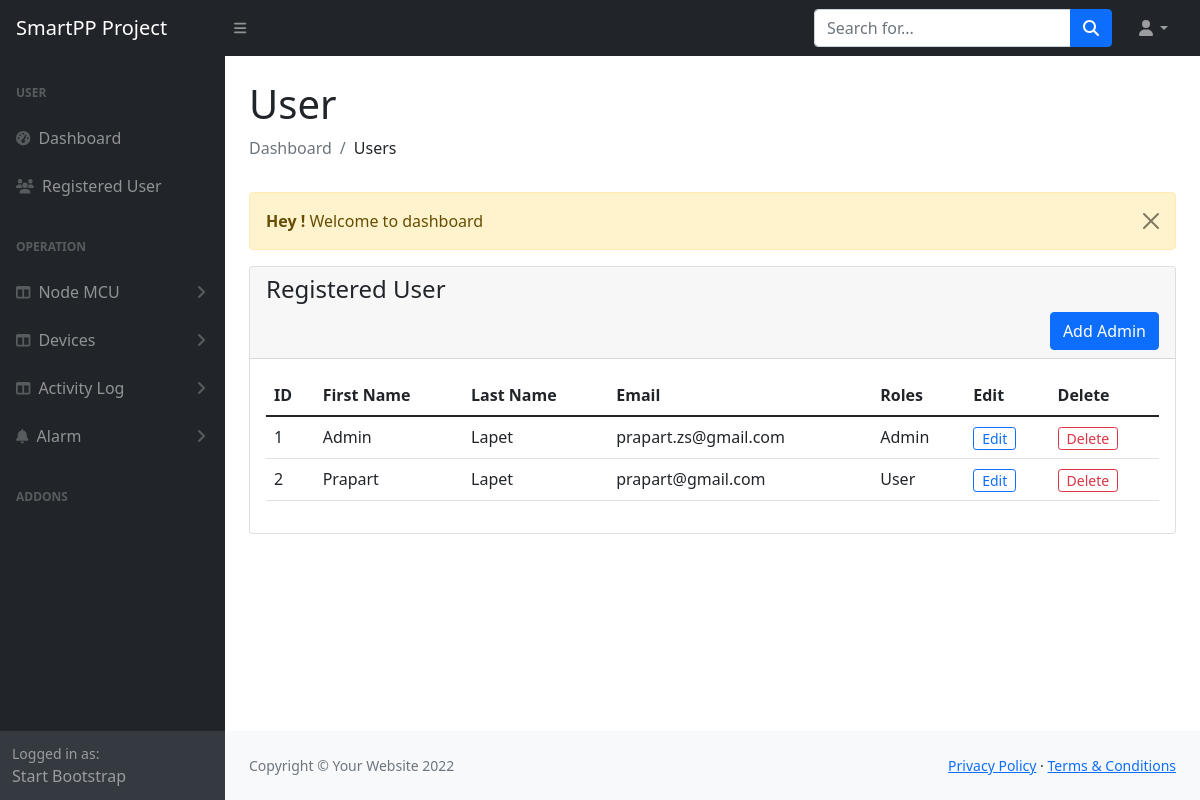
Screenshot of /admin/view-register.php (signed in) with the database file from the repository.
### tables this page shows
CREATE TABLE `users` (
  `id` int(11) NOT NULL,
  `fname` varchar(191) NOT NULL,
  `lname` varchar(191) NOT NULL,
  `email` varchar(191) NOT NULL,
  `password` varchar(191) NOT NULL,
  `role_as` tinyint(4) NOT NULL,
  `status` tinyint(1) NOT NULL DEFAULT 0,
  `create_at` timestamp NOT NULL DEFAULT current_timestamp()
);

### admin/view-register.php (the view)
<?php
include('authentication.php');
include('includes/header.php');
?>
<div class="container-fluid px-4">
    <h1 class="mt-4">User</h1>
    <ol class="breadcrumb mb-4">
        <li class="breadcrumb-item active">Dashboard</li>
        <li class="breadcrumb-item ">Users</li>
    </ol>
    <div class="row">
        <div class="col-md-12">
            <?php include('message.php'); ?>
            <div class="card">
                <div class="card-header">
                    <h4>Registered User</h4>
                    <a href="register-add.php" class="btn btn-primary float-end">Add Admin</a>
                </div>
                <div class="card-body">
                    <table class="table table-borderd">
                        <thead>
                            <tr>
                                <th>ID</th>
                                <th>First Name</th>
                                <th>Last Name</th>
                                <th>Email</th>
                                <th>Roles</th>
                                <th>Edit</th>
                                <th>Delete</th>
                            </tr>
                        </thead>
                        <tbody>
                            <?php
                            $query = "SELECT * FROM users";
                            $query_run = mysqli_query($con, $query);
                            if (mysqli_num_rows($query_run) > 0) {
                                foreach ($query_run as $row) {
                            ?>
                                    <tr>
                                        <td><?= $row['id']; ?></td>
                                        <td><?= $row['fname']; ?></td>
                                        <td><?= $row['lname']; ?></td>
                                        <td><?= $row['email']; ?></td>
                                        <td>
                                            <?php
                                            if ($row['role_as'] == '1') {
                                                echo 'Admin';
                                            } else {
                                                echo 'User';
                                            }
                                            ?>
                                        </td>
                                        <td><a href="register-edit.php?id=<?= $row['id']; ?>" class="btn btn-sm btn-outline-primary py-0">Edit</a></td>
                                        <td>
                                            <form action="code.php" method="POST">
                                                <button type="submit" name="user_delete" value="<?= $row['id']; ?>" class="btn btn-sm btn-outline-danger py-0">Delete</a>
                                            </form>
                                        </td>
                                    </tr>
                                <?php
                                }
                            } else {
                                ?>
                                <tr>
                                    <td colspan="6">No Record Found</td>
                                </tr>
                            <?php
                            }
                            ?>
                        </tbody>
                    </table>
                </div>
            </div>
        </div>
    </div>
    <?php
    include('includes/footer.php');
    include('includes/scripts.php');
    ?>

### rows the page displays
users: id "1", fname "Admin", lname "Lapet", email "prapart.zs@gmail.com", role_as "Admin"
users: id "2", fname "Prapart", lname "Lapet", email "prapart@gmail.com", role_as "User"

### other values shown
$_SESSION['message'] "Welcome to dashboard"
